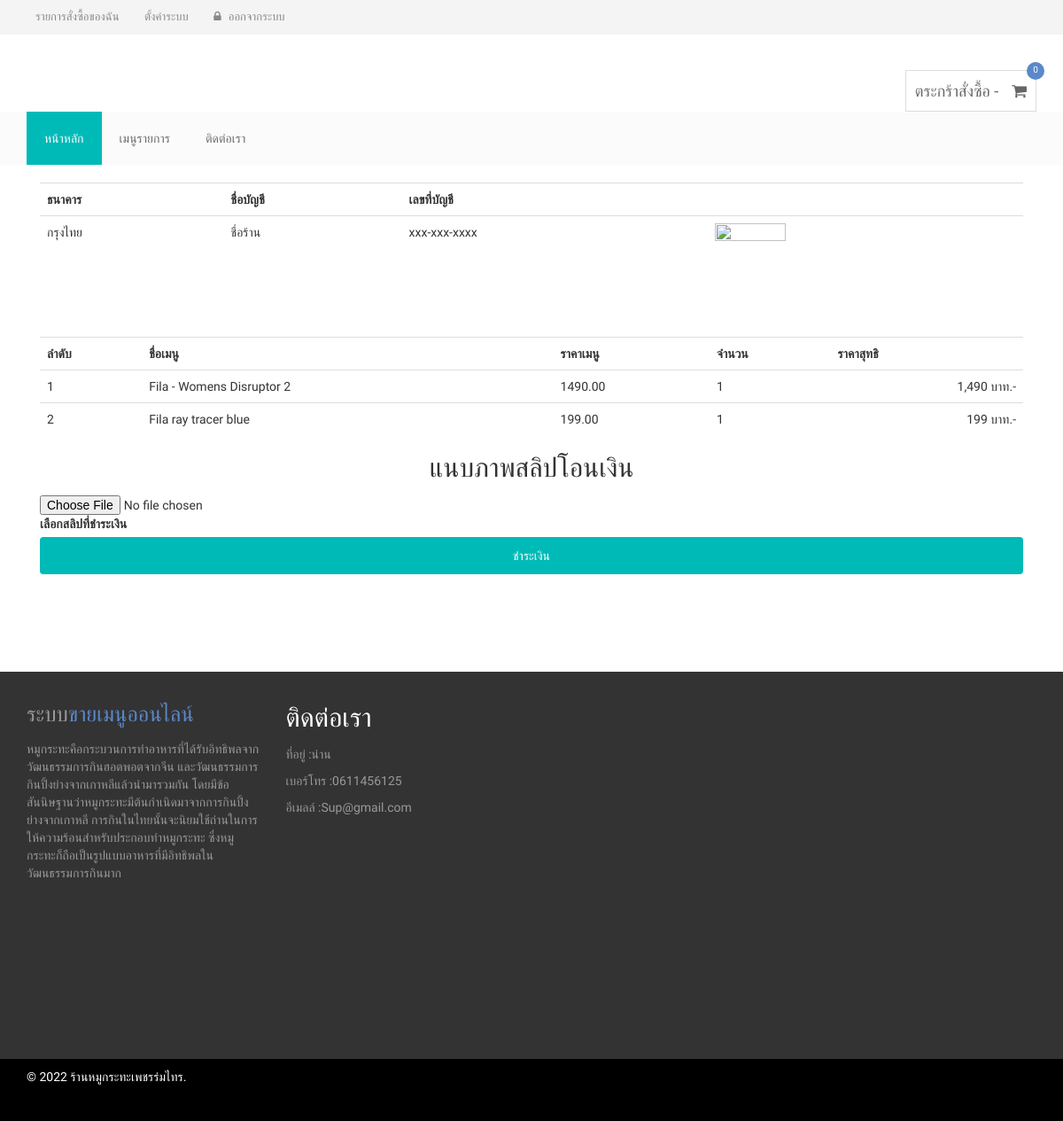
Screenshot of /cashout?order_id=5 (signed in) with the database file from the repository.
### tables this page shows
CREATE TABLE `order_details` (
  `id` int(11) NOT NULL,
  `order_detail_quantity` tinyint(4) NOT NULL,
  `order_detail_price` decimal(10,2) NOT NULL,
  `product_id` int(11) NOT NULL,
  `order_id` int(11) NOT NULL,
  `status_process_id` int(2) NOT NULL
);

CREATE TABLE `products` (
  `id` int(11) NOT NULL,
  `product_code` varchar(60) NOT NULL,
  `product_name` varchar(60) NOT NULL,
  `product_desc` tinytext NOT NULL,
  `product_img_name` varchar(60) NOT NULL,
  `product_price` decimal(10,2) NOT NULL,
  `qty` int(255) NOT NULL,
  `catId` varchar(25) NOT NULL,
  `dateadd` timestamp NOT NULL DEFAULT current_timestamp() ON UPDATE current_timestamp(),
  `status_id` int(2) NOT NULL
);

### config/functions.php (called while the page is built, shortened)
<?php
    class DB_con {
        function __construct() {
            $conn = mysqli_connect(DB_SERVER, DB_USER, DB_PASS, DB_NAME);
            $this->dbcon = $conn;
        }
        public function fetchorder_detail($order_id) {
            $result = mysqli_query($this->dbcon, "SELECT fullname,product_name,order_detail_price,order_detail_quantity ,custaddr,order_id ,useremail FROM order_details,products,tblusers,orders,status_cash
            WHERE status_cash.status_id=orders.status_id and order_details.order_id=orders.id and tblusers.id=orders.cust_id and products.id=order_details.product_id and order_id = '$order_id'");
            return $result;
        }
}
?>

### cashout.php (the view, shortened to what this page needs)
<?php
   include_once('config/functions.php');
?>
  <section id="cart_items">
    <div class="layout_padding gallery_section">
        <div class="container">
    <div class="col-md-12">
                    <div class="single-sidebar ">
                        <table class="table table-hover table-dark">
                        <tr><br>
                        <th>ธนาคาร</th>
                        <th>ชื่อบัญชี</th>
                        <th>เลขที่บัญชี</th>
                        <th></th>
                        </tr>
                        <tr class = "  ">
                        <td>กรุงไทย</td>
                        <td>ชื่อร้าน</td>
                        <td>xxx-xxx-xxxx</td>
                        <td><img  height="80" width="80" src="https://tna.mcot.net/wp-content/uploads/2017/06/1497083701751.jpg" alt=""></td>
                        </tr>
                        </table>
                        <table class="table table-hover table-dark">
                        <tr class="cart_menu"><br>
                        <th>ลำดับ</th>
                        <th>ชื่อเมนู</th>
                        <th>ราคาเมนู</th>
                        <th>จำนวน</th>
                        <th>ราคาสุทธิ</th>
                        </tr>
                        <?php
                        $i = 0;
                        $order_id = $_GET['order_id'];
                        $updateuser = new DB_con();
                        $sql = $updateuser->fetchorder_detail($order_id);
                        while($row = mysqli_fetch_array($sql)) {$i++;
                        $sumqty= $row['order_detail_quantity']*$row['order_detail_price'];
                        $total+= $sumqty; ?>
                        <tr class = "  ">
                        <td><?=$i;?></td>
                        <td><?php echo $row['product_name']; ?></td>
                        <td><?php echo $row['order_detail_price']; ?></td>
                        <td><?php echo $row['order_detail_quantity']; ?></td>
                        <td align = 'right'><?php echo number_format( $sumqty)." บาท.-"; ?></td>
                        <?php } ?></tr></table>
                        <div class="card">
                        <div class=" register-req">
                            <center><marquee><h2>แนบภาพสลิปโอนเงิน</h2></marquee></center>
                            <form action="" method="post" enctype="multipart/form-data" class="mb-3">
                                <div class="custom-file">
                                  <input type="file" name="fileUpload" class="custom-file-input" id="chooseFile">
                                  <label class="custom-file-label" for="chooseFile">เลือกสลิปที่ชำระเงิน</label>
                                </div>
                                <button type="submit" name="submit" class="btn btn-danger btn-block mt-4">
                                  ชำระเงิน
                                </button><br>
                              </form>
                              </div>
    		</div>
    	</div>
        </div>
    	</div><br>
    </div>
    <?php include 'config/footer.php' ?>

### assets/style.css (style rules this page uses)
img { max-width: 100%; height: auto; }
h1, h2, h3, h4, h5, h6 { margin: 0 0 15px; }
body { font-family:Arial, Helvetica, sans-serif; }
.single-sidebar { margin-bottom: 50px; }
input[type="submit"], button[type=submit] { background: none repeat scroll 0 0 #00bab7; border: medium none; color: #fff; padding: 11px 20px; text-transform: uppercase; }

### assets/css/responsive.css (style rules this page uses)
@media only screen and (min-width: 992px) and (max-width: 1280px) { input[type="submit"], button[type="submit"] { padding: 11px 15px; } }

### config/header.php (style rules this page uses)
body { font-family: 'Kanit', sans-serif; }
h1,h2,h3,h4,h5 { font-family: 'Kanit', sans-serif; }

### rows the page displays
order_details: product.product_name "Fila - Womens Disruptor 2", order_detail_price "1490.00", order_detail_quantity "1", sumqty "1,490"
order_details: product.product_name "Fila ray tracer blue", order_detail_price "199.00", order_detail_quantity "1", sumqty "199"

### other values shown
$meQty "0"
